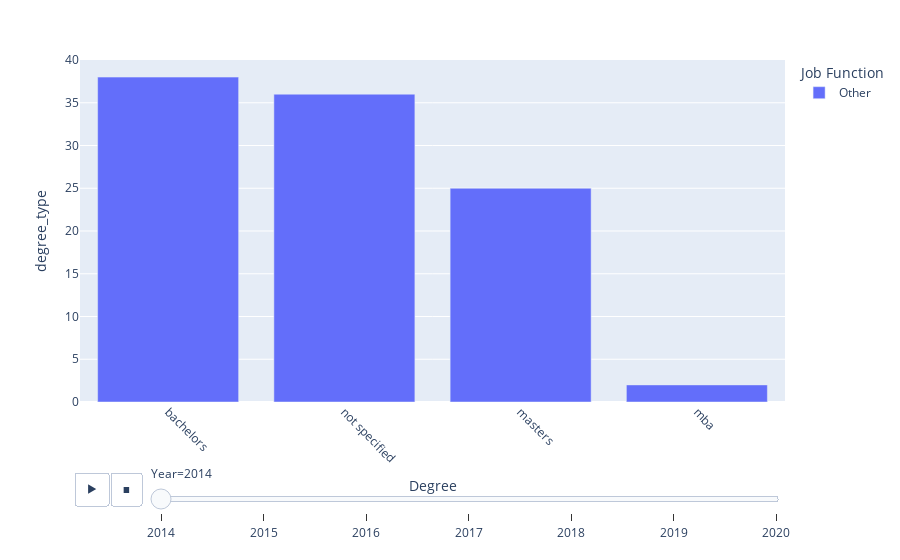

The notebook cell this image was saved under:
### Code cell
# visualize the degrees.

DegreeData["Year"] = DegreeData["Year"].astype(str)

import plotly.express as px

fig = px.bar(DegreeData, x="Degree", y="degree_type",color = 'Job Function', animation_frame ='Year', barmode = 'group')
fig.update_layout(barmode='group', xaxis_tickangle=45)
fig.show()

### Figure 1 — Plotly figure (JSON) as saved in the notebook; plotly's stock layout.template omitted (floating-point values rounded to 4 significant figures)
{"data": [{"alignmentgroup": "True", "hovertemplate": "Job Function=Other<br>Year=2014<br>Degree=%{x}<br>degree_type=%{y}<extra></extra>", "legendgroup": "Other", "marker": {"color": "#636efa"}, "name": "Other", "offsetgroup": "Other", "orientation": "v", "showlegend": true, "textposition": "auto", "type": "bar", "x": ["bachelors", "not specified", "masters", "mba"], "xaxis": "x", "y": [38, 36, 25, 2], "yaxis": "y"}], "layout": {"barmode": "group", "legend": {"title": {"text": "Job Function"}, "tracegroupgap": 0}, "margin": {"t": 60}, "sliders": [{"active": 0, "currentvalue": {"prefix": "Year="}, "len": 0.9, "pad": {"b": 10, "t": 60}, "steps": [{"args": [["2014"], {"frame": {"duration": 0, "redraw": true}, "fromcurrent": true, "mode": "immediate", "transition": {"duration": 0, "easing": "linear"}}], "label": "2014", "method": "animate"}, {"args": [["2015"], {"frame": {"duration": 0, "redraw": true}, "fromcurrent": true, "mode": "immediate", "transition": {"duration": 0, "easing": "linear"}}], "label": "2015", "method": "animate"}, {"args": [["2016"], {"frame": {"duration": 0, "redraw": true}, "fromcurrent": true, "mode": "immediate", "transition": {"duration": 0, "easing": "linear"}}], "label": "2016", "method": "animate"}, {"args": [["2017"], {"frame": {"duration": 0, "redraw": true}, "fromcurrent": true, "mode": "immediate", "transition": {"duration": 0, "easing": "linear"}}], "label": "2017", "method": "animate"}, {"args": [["2018"], {"frame": {"duration": 0, "redraw": true}, "fromcurrent": true, "mode": "immediate", "transition": {"duration": 0, "easing": "linear"}}], "label": "2018", "method": "animate"}, {"args": [["2019"], {"frame": {"duration": 0, "redraw": true}, "fromcurrent": true, "mode": "immediate", "transition": {"duration": 0, "easing": "linear"}}], "label": "2019", "method": "animate"}, {"args": [["2020"], {"frame": {"duration": 0, "redraw": true}, "fromcurrent": true, "mode": "immediate", "transition": {"duration": 0, "easing": "linear"}}], "label": "2020", "method": "animate"}], "x": 0.1, "xanchor": "left", "y": 0, "yanchor": "top"}], "updatemenus": [{"buttons": [{"args": [null, {"frame": {"duration": 500, "redraw": true}, "fromcurrent": true, "mode": "immediate", "transition": {"duration": 500, "easing": "linear"}}], "label": "&#9654;", "method": "animate"}, {"args": [[null], {"frame": {"duration": 0, "redraw": true}, "fromcurrent": true, "mode": "immediate", "transition": {"duration": 0, "easing": "linear"}}], "label": "&#9724;", "method": "animate"}], "direction": "left", "pad": {"r": 10, "t": 70}, "showactive": false, "type": "buttons", "x": 0.1, "xanchor": "right", "y": 0, "yanchor": "top"}], "xaxis": {"anchor": "y", "domain": [0, 1], "tickangle": 45, "title": {"text": "Degree"}}, "yaxis": {"anchor": "x", "domain": [0, 1], "title": {"text": "degree_type"}}}}
